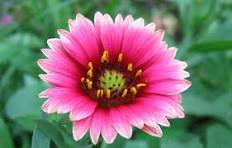
#> input picture image.jpg, 232 x 148 px
$ python EXP-18.py
#> lines starting #> are read from the running program, lines starting #| are printed output that depends on the picture

import cv2

# Read the input image
img = cv2.imread("image.jpg")
#> img is the input picture: shape (148, 232, 3); mean B, G, R 112.5, 115.7, 128.6

if img is None:
    print("Error: Image not found!")
else:
    # Select Region of Interest (ROI)
    # Format: image[y1:y2, x1:x2]
    roi = img[50:200, 50:200]
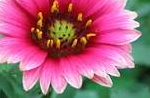
#> roi: shape (98, 150, 3); mean B, G, R 118.5, 99.2, 165.2

    # Crop the selected ROI
    cropped = roi.copy()

    # Copy the original image
    result = img.copy()

    # Paste the ROI at a new location
#> (the run stopped early here; a loop or call above may not have finished)
